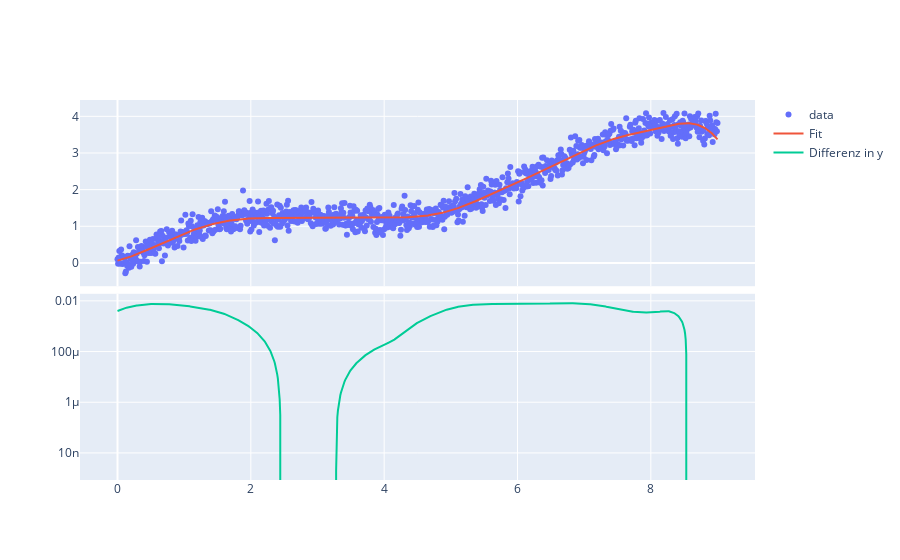

The notebook cell saved with this chart:
### Code cell
#x, y = f2(xmin=-3, xmax=3, noiseType="nope")
x = np.linspace(0,9,1000)
y = f3(x)

beta_hat, y_hat = iterativeFit(x, y, k=12, type_="mi", lam_p=1, lam_c=1e6)

fig = make_subplots(rows=2, cols=1, shared_xaxes=True, vertical_spacing=0.02)
fig.add_trace(go.Scatter(x=x, y=y, name="data", mode="markers"), row=1, col=1)
fig.add_trace(go.Scatter(x=x, y=y_hat, name="Fit"), row=1, col=1)
fig.add_trace(go.Scatter(x=x[:-1], y=np.diff(y_hat), name="Differenz in y"), row=2, col=1)
fig.update_yaxes(title_text="", type="log", row=2, col=1)

### Figure 1 — Plotly figure (JSON) as saved in the notebook; plotly's stock layout.template omitted (floating-point values rounded to 4 significant figures; data arrays with more than 128 entries replaced by an {"elided": "..."} marker saying what was removed)
{"data": [{"mode": "markers", "name": "data", "type": "scatter", "x": {"elided": "1000 float values"}, "xaxis": "x", "y": {"elided": "1000 float values"}, "yaxis": "y"}, {"name": "Fit", "type": "scatter", "x": {"elided": "1000 float values"}, "xaxis": "x", "y": {"elided": "1000 float values"}, "yaxis": "y"}, {"name": "Differenz in y", "type": "scatter", "x": {"elided": "999 float values"}, "xaxis": "x2", "y": {"elided": "999 float values"}, "yaxis": "y2"}], "layout": {"xaxis": {"anchor": "y", "domain": [0, 1], "matches": "x2", "showticklabels": false}, "xaxis2": {"anchor": "y2", "domain": [0, 1]}, "yaxis": {"anchor": "x", "domain": [0.51, 1]}, "yaxis2": {"anchor": "x2", "domain": [0, 0.49], "title": {"text": ""}, "type": "log"}}}
